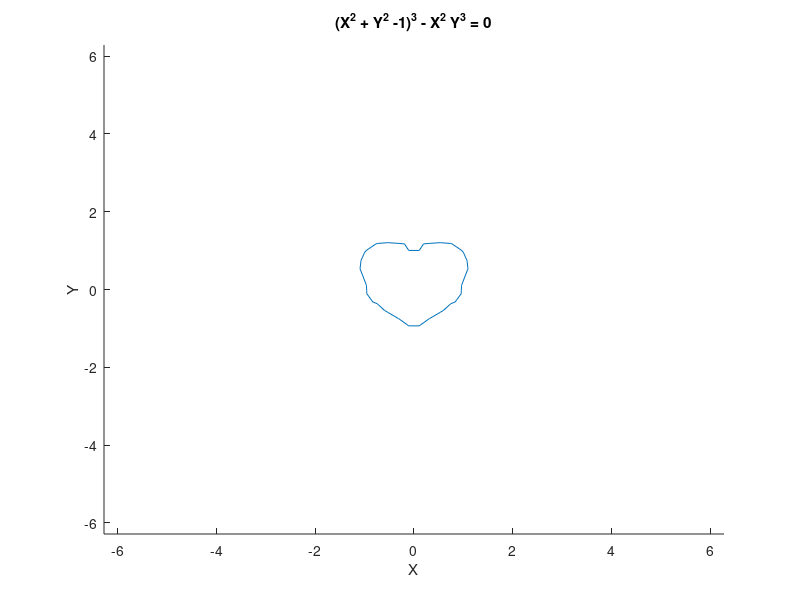

Source code (MATLAB): (Note: this script raises an error after producing the figure.)
clear;
clc;
close all;


implicitFun = @(X,Y) (X.^2 + Y.^2 -ones(size(X))).^3 - X.^2.*Y.^3 ;
f = @(X,Y) 1*(-implicitFun(X,Y)  >= zeros(size(X)));
FBeta = @(beta,px,py,nx,ny) implicitFun(px+beta*nx,py+beta*ny);
fy = [];
distanceToBoundary = @(QP,direction) DistanceFunction(QP, FBeta, direction, fy);

StartX = -1.3;
EndX = 1.3;
StartY = -1.3;
EndY = 1.3;
bBox.left = [StartX;StartY];
bBox.right = [EndX;EndY];

MaxSpaceTreeDepth = 4;

polynomialDegree = 0;
nBasis = 1;
Analytical_Integral = zeros(nBasis,1);
Error_Actual = zeros(MaxSpaceTreeDepth,1);
Integral_AW = zeros(MaxSpaceTreeDepth,nBasis);
Integral_Error = zeros(MaxSpaceTreeDepth,nBasis);
Error_Predicted = zeros( MaxSpaceTreeDepth, 1);

f_integrand = @(x,y) 1; 
Analytical_Integral_f_Integrand = 1.5*pi;

for SpaceTreeDepth = 1 : MaxSpaceTreeDepth
figure;
hold on;
ezplot('(X.^2 + Y.^2 -1).^3 - X.^2.*Y.^3');
hold off;

qTree = Quadtree( f,implicitFun, bBox );
qTree.Partition( SpaceTreeDepth );
qTree.DrawTree('red');
[interiorNodes,boundaryNodes] = qTree.GetInterior_BoundaryNodes();

nSamplingPts = 100;

nPt = Cell_2D.GetNumberOfPoints_2D(polynomialDegree);
for i = 1 : length(boundaryNodes)

    node = boundaryNodes(i);
    %node.Draw('green');
    [ApproxPolygon, ComputeSSATerm] = node.GetApproximatePolygon();
    if( ~isempty(ApproxPolygon ) )
        Node_2D.DrawPolygon( ApproxPolygon, 'black');
       m = length( ComputeSSATerm );
       for j = 1 : m
           if( ComputeSSATerm(j) )
               
            if( j+1 < m )
               lineXY = [ApproxPolygon(j,:); ApproxPolygon(j+1,:)];
            else
                 lineXY = [ApproxPolygon(j,:); ApproxPolygon(1,:)];
            end
           line( lineXY(:,1), lineXY(:,2), 'Color','m','LineWidth',2);
           end
       end
    end
end

leafNodes = [interiorNodes; boundaryNodes];
domainDegree = 2;

axis tight equal;

%Error in Basis functions

Integral_f = zeros( MaxSpaceTreeDepth, 1);
for i = 1 : length(leafNodes)
   
   [I,e,XY] = leafNodes(i).GetIntegral( polynomialDegree, distanceToBoundary, domainDegree, f_integrand  );
   Integral_f(SpaceTreeDepth) =  Integral_f(SpaceTreeDepth) + I;
   Error_Predicted(SpaceTreeDepth) = Error_Predicted(SpaceTreeDepth) + e;
   hold on;
      scatter(XY(:,1),XY(:,2));
   hold off;
end


% for i = 1 : length(leafNodes)
%    
%     for z = 1 : 10
%         f_z = monomials{z};
%         Integral_AW(SpaceTreeDepth,z) =  Integral_AW(SpaceTreeDepth,z) + f_z(XY(:,1),XY(:,2))'*W;
%         [I,e,XY] = leafNodes(i).GetIntegral( polynomialDegree, distanceToBoundary, domainDegree, f_z  );
%         Integral_AW(SpaceTreeDepth,z) =  Integral_AW(SpaceTreeDepth,z) + I;
%         Integral_Error(SpaceTreeDepth,z) = Integral_Error(SpaceTreeDepth,z) + e;
%         hold on;
%           scatter(XY(:,1),XY(:,2));
%         hold off;
%     end
% end

Error_Actual(SpaceTreeDepth) = abs(Analytical_Integral_f_Integrand - Integral_f(SpaceTreeDepth))
end
Area_Actual = (1:MaxSpaceTreeDepth)*Analytical_Integral_f_Integrand;
Error_Actual
Error_Predicted
xlswrite('Error_Analysis_NonConvex_Error_Estimation.xls', [(1:MaxSpaceTreeDepth)' Area_Actual' Integral_f], 1);
